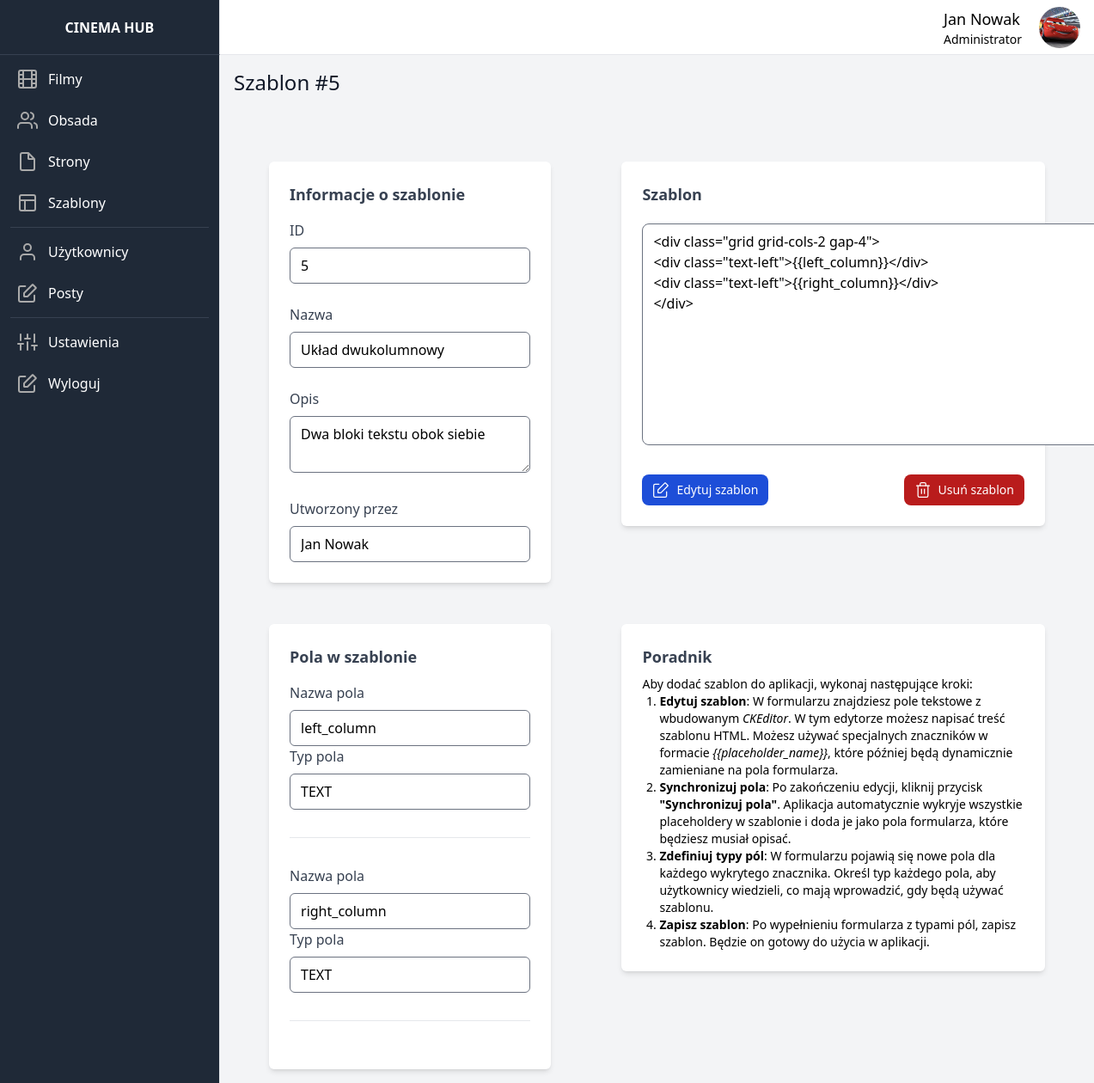
Before: /template/5 (signed in) with the older database file.
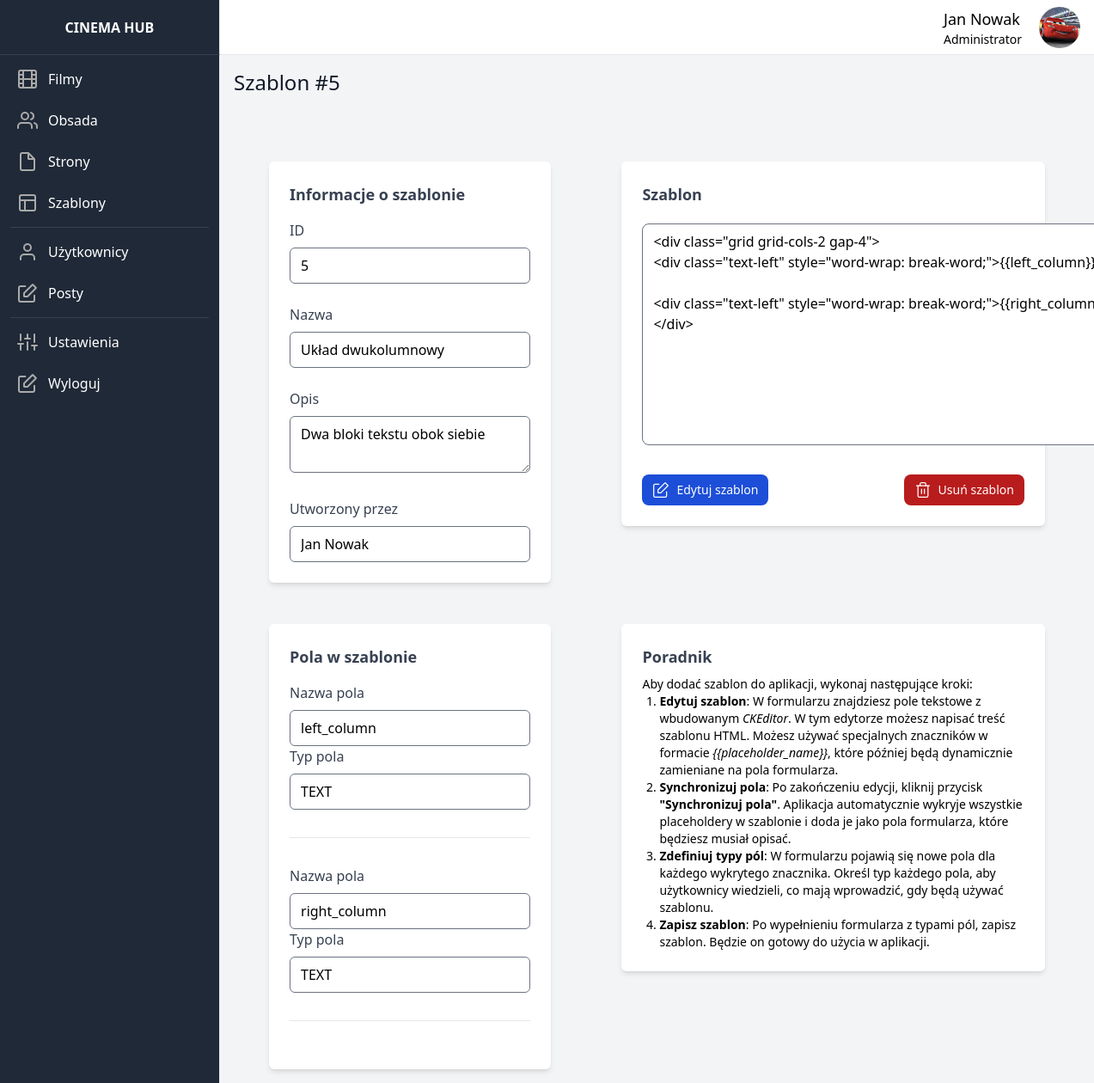
After: the same page with the newer database file.
### dashboard/models.py (models this page shows, shortened)
class Template(models.Model):
    id = models.AutoField(primary_key=True)
    name = models.CharField(max_length=255)
    description = models.TextField()
    html_structure = models.TextField()
    created_at = models.DateTimeField(auto_now_add=True)
    created_by = models.ForeignKey(User, on_delete=models.CASCADE, related_name='templates')

### dashboard/views.py (the view)
# urls.py: path('template/<id>', show_template, name='show_template'),
@login_required
def show_template(request, id):
    template = Template.objects.get(id=id)
    fields = TemplateField.objects.filter(template=template)
    return render(request, 'show_template.html', {'template': template, 'fields': fields})

### dashboard_theme/templates/show_template.html (shortened to what the changed rows need)
{% extends 'base.html' %}
{% block content %}
    <p class="font-medium text-gray-900 text-2xl mb-7">
            Szablon #{{ template.id }}
    </p>
        <form method="post" id="data-form">
        <div class="w-full flex lg:flex-row flex-col justify-around">
            <div class="mt-8 w-1/3">
                <div class="mt-4">
                    <div class="p-6 bg-white rounded-md shadow-md">
                        <h2 class="text-lg text-gray-700 font-semibold">Informacje o szablonie</h2>
                        <div>
                            <div class="grid grid-cols-1 gap-6 mt-4">
                                <div>
                                    <label class="text-gray-700" for="id">ID</label>
                                    <input disabled value="{{ template.id }}" id="id" name="id" class="form-input w-full mt-2 rounded-md focus:border-indigo-600" type="text">
                                </div>
                                <div>
                                    <label class="text-gray-700" for="name">Nazwa</label>
                                    <input disabled value="{{ template.name }}" id="name" name="name" class="form-input w-full mt-2 rounded-md focus:border-indigo-600" type="text">
                                </div>
                                <div>
                                    <label class="text-gray-700" for="description">Opis</label>
                                    <textarea disabled id="description" name="description" class="form-input w-full mt-2 rounded-md focus:border-indigo-600" type="email">{{ template.description }}</textarea>
                                </div>
                                <div>
                                    <label class="text-gray-700" for="id">Utworzony przez</label>
                                    <input disabled value="{{ template.created_by.first_name }} {{ template.created_by.last_name }}" id="id" name="id" class="form-input w-full mt-2 rounded-md focus:border-indigo-600" type="text">
                                </div>
                            </div>
                        </div>
                    </div>
                </div>
            </div>
            <div class="mt-8 w-1/2">
                <div class="mt-4">
                    <div class="p-6 bg-white rounded-md shadow-md">
                        <h2 class="text-lg text-gray-700 font-semibold capitalize mb-5">Szablon</h2>
                        <textarea class="rounded-lg resize-none" name="content" disabled rows="10" cols="80">{{ template.html_structure }}</textarea>
                        <div class="mt-7 flex flex-row justify-between w-full">
                            <a href="{% url 'edit_template' id=template.id %}" type="button" class="px-3 py-2 text-sm font-medium text-center inline-flex items-center text-white bg-blue-700 rounded-lg hover:bg-blue-800 focus:ring-4 focus:outline-none focus:ring-blue-300">
                            </a>
                            <a href="{% url 'delete_template' id=template.id %}" type="button" class="px-3 py-2 text-sm font-medium text-center inline-flex items-center text-white bg-red-700 rounded-lg hover:bg-red-900 focus:ring-4 focus:outline-none focus:ring-blue-300">
                            </a>
                        </div>
                    </div>
                </div>
            </div>
        </div>
        <div class="w-full flex lg:flex-row flex-col justify-around">
            <div class="mt-8 w-1/3">
                <div class="mt-4">
                    <div class="p-6 bg-white rounded-md shadow-md">
                        <h2 class="text-lg text-gray-700 font-semibold">Pola w szablonie</h2>
                    </div>
                </div>
            </div>
            <div class="mt-8 w-1/2">
                <div class="mt-4">
                    <div class="p-6 bg-white rounded-md shadow-md text-sm">
                        <h2 class="text-lg text-gray-700 font-semibold capitalize mb-2">Poradnik</h2>
                    </div>
                </div>
            </div>
        </div>
        </form>
{% endblock %}

Changed rows visible on the page:
changed Template "Układ dwukolumnowy": content "<div class=\"grid grid-cols-2 gap-4\"> <div class=\"text-left\">{{left_column}}</div> <div class=\"text-left\">{{right_column}}</div> </div>" → "…class=\"grid grid-cols-2 gap-4\"> <div class=\"text-left\" style=\"word-wrap: break-word;\">{{left_column}}</div> <div class=\"text-left\" style=\"word-wrap: break-word;\">{{right_column}}</div> </div>"
